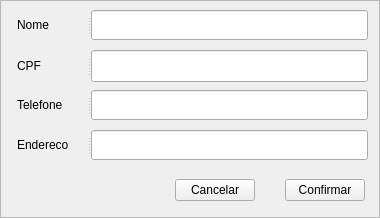
<?xml version="1.0" encoding="UTF-8"?>
<ui version="4.0">
 <class>TelaCadastroCliente</class>
 <widget class="QFrame" name="TelaCadastroCliente">
  <property name="geometry">
   <rect>
    <x>0</x>
    <y>0</y>
    <width>380</width>
    <height>218</height>
   </rect>
  </property>
  <property name="minimumSize">
   <size>
    <width>380</width>
    <height>218</height>
   </size>
  </property>
  <property name="maximumSize">
   <size>
    <width>380</width>
    <height>218</height>
   </size>
  </property>
  <property name="windowTitle">
   <string>Cadastro de Clientes</string>
  </property>
  <property name="frameShape">
   <enum>QFrame::StyledPanel</enum>
  </property>
  <property name="frameShadow">
   <enum>QFrame::Raised</enum>
  </property>
  <widget class="QWidget" name="">
   <property name="geometry">
    <rect>
     <x>175</x>
     <y>170</y>
     <width>190</width>
     <height>41</height>
    </rect>
   </property>
   <layout class="QGridLayout" name="gridLayout">
    <item row="0" column="1">
     <spacer name="horizontalSpacer">
      <property name="orientation">
       <enum>Qt::Horizontal</enum>
      </property>
      <property name="sizeHint" stdset="0">
       <size>
        <width>40</width>
        <height>20</height>
       </size>
      </property>
     </spacer>
    </item>
    <item row="0" column="0">
     <widget class="QPushButton" name="pushButton_2">
      <property name="text">
       <string>Cancelar</string>
      </property>
     </widget>
    </item>
    <item row="0" column="2">
     <widget class="QPushButton" name="pushButton">
      <property name="text">
       <string>Confirmar</string>
      </property>
     </widget>
    </item>
   </layout>
  </widget>
  <widget class="QSplitter" name="splitter">
   <property name="geometry">
    <rect>
     <x>17</x>
     <y>130</y>
     <width>351</width>
     <height>32</height>
    </rect>
   </property>
   <property name="orientation">
    <enum>Qt::Horizontal</enum>
   </property>
   <widget class="QLabel" name="label_4">
    <property name="minimumSize">
     <size>
      <width>70</width>
      <height>30</height>
     </size>
    </property>
    <property name="maximumSize">
     <size>
      <width>70</width>
      <height>30</height>
     </size>
    </property>
    <property name="text">
     <string>Endereco</string>
    </property>
   </widget>
   <widget class="QLineEdit" name="lineEdit_4"/>
  </widget>
  <widget class="QSplitter" name="splitter_2">
   <property name="geometry">
    <rect>
     <x>17</x>
     <y>90</y>
     <width>351</width>
     <height>30</height>
    </rect>
   </property>
   <property name="orientation">
    <enum>Qt::Horizontal</enum>
   </property>
   <widget class="QLabel" name="label_3">
    <property name="minimumSize">
     <size>
      <width>70</width>
      <height>30</height>
     </size>
    </property>
    <property name="maximumSize">
     <size>
      <width>70</width>
      <height>30</height>
     </size>
    </property>
    <property name="text">
     <string>Telefone</string>
    </property>
   </widget>
   <widget class="QLineEdit" name="lineEdit_3"/>
  </widget>
  <widget class="QSplitter" name="splitter_3">
   <property name="geometry">
    <rect>
     <x>17</x>
     <y>50</y>
     <width>351</width>
     <height>32</height>
    </rect>
   </property>
   <property name="orientation">
    <enum>Qt::Horizontal</enum>
   </property>
   <widget class="QLabel" name="label_2">
    <property name="minimumSize">
     <size>
      <width>70</width>
      <height>30</height>
     </size>
    </property>
    <property name="maximumSize">
     <size>
      <width>70</width>
      <height>16777215</height>
     </size>
    </property>
    <property name="text">
     <string>CPF</string>
    </property>
   </widget>
   <widget class="QLineEdit" name="lineEdit_2"/>
  </widget>
  <widget class="QSplitter" name="splitter_4">
   <property name="geometry">
    <rect>
     <x>17</x>
     <y>10</y>
     <width>351</width>
     <height>32</height>
    </rect>
   </property>
   <property name="orientation">
    <enum>Qt::Horizontal</enum>
   </property>
   <widget class="QLabel" name="label">
    <property name="minimumSize">
     <size>
      <width>70</width>
      <height>30</height>
     </size>
    </property>
    <property name="maximumSize">
     <size>
      <width>70</width>
      <height>30</height>
     </size>
    </property>
    <property name="text">
     <string>Nome</string>
    </property>
   </widget>
   <widget class="QLineEdit" name="lineEdit"/>
  </widget>
 </widget>
 <tabstops>
  <tabstop>lineEdit</tabstop>
  <tabstop>lineEdit_2</tabstop>
  <tabstop>lineEdit_3</tabstop>
  <tabstop>lineEdit_4</tabstop>
  <tabstop>pushButton</tabstop>
  <tabstop>pushButton_2</tabstop>
 </tabstops>
 <resources/>
 <connections/>
</ui>
